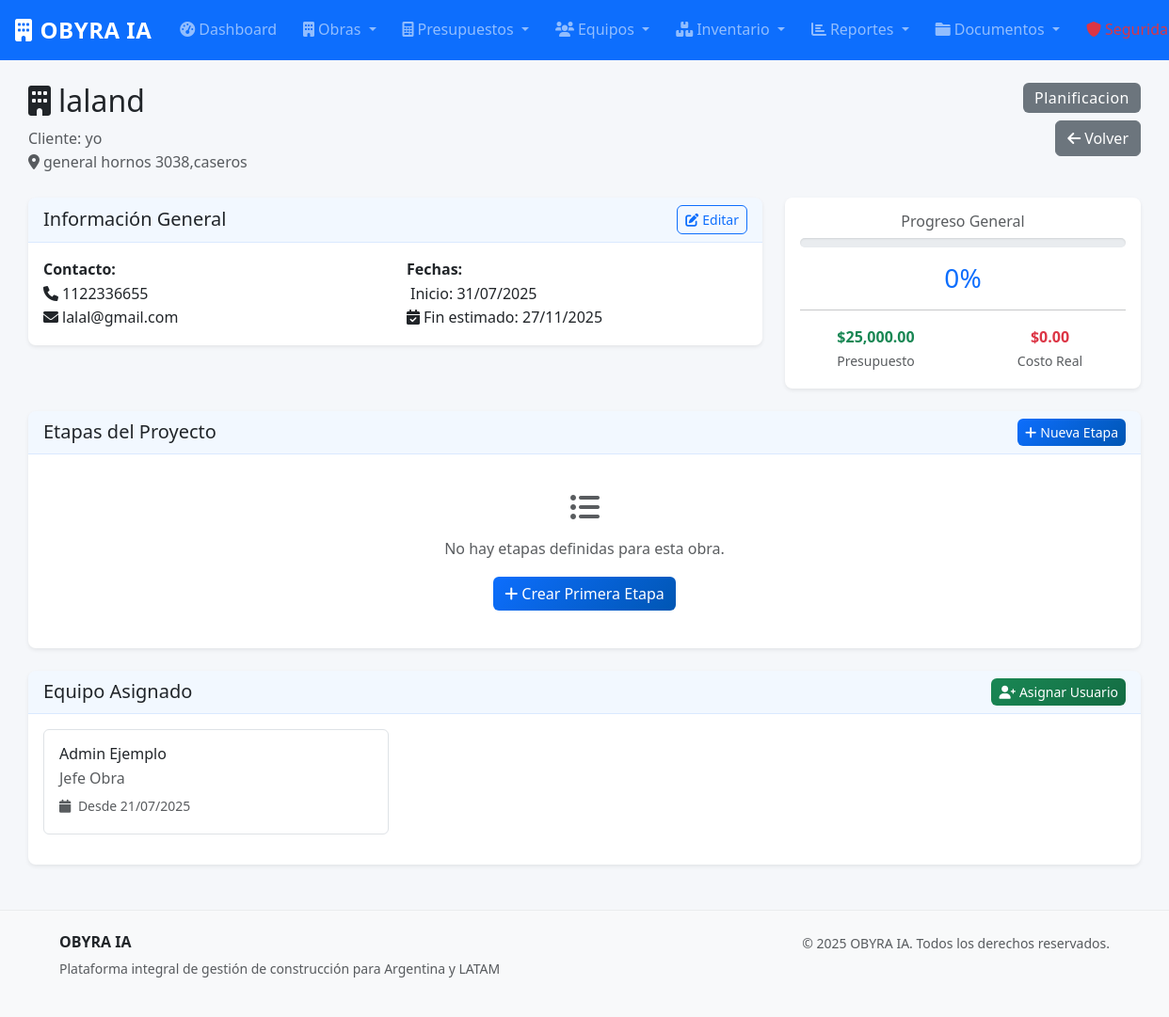
The app's page /obras/1 (signed in), older data.
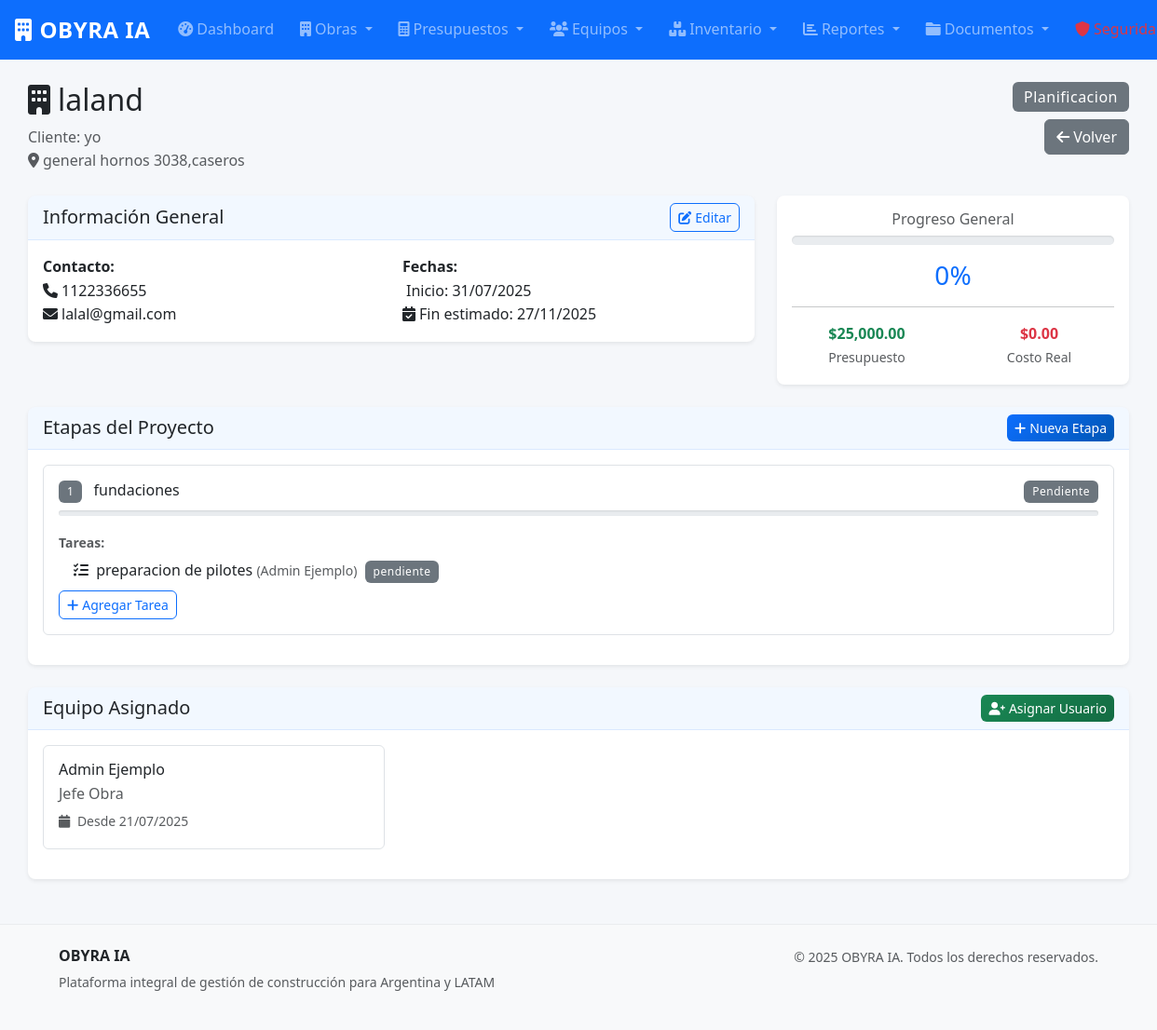
The same page, newer data.
### models.py (models this page shows, shortened)
class Obra(db.Model):
    __tablename__ = 'obras'
    id = db.Column(db.Integer, primary_key=True)
    nombre = db.Column(db.String(200), nullable=False)
    descripcion = db.Column(db.Text)
    direccion = db.Column(db.String(300))
    cliente = db.Column(db.String(200), nullable=False)
    telefono_cliente = db.Column(db.String(20))
    email_cliente = db.Column(db.String(120))
    fecha_inicio = db.Column(db.Date)
    fecha_fin_estimada = db.Column(db.Date)
    fecha_fin_real = db.Column(db.Date)
    estado = db.Column(db.String(20), default='planificacion')  # planificacion, en_curso, pausada, finalizada, cancelada
    presupuesto_total = db.Column(db.Numeric(15, 2), default=0)
    costo_real = db.Column(db.Numeric(15, 2), default=0)
    progreso = db.Column(db.Integer, default=0)  # Porcentaje de avance
    fecha_creacion = db.Column(db.DateTime, default=datetime.utcnow)
    organizacion_id = db.Column(db.Integer, db.ForeignKey('organizaciones.id'), nullable=False)
    organizacion = db.relationship('Organizacion', back_populates='obras')
    etapas = db.relationship('EtapaObra', back_populates='obra', cascade='all, delete-orphan', lazy='dynamic')
    asignaciones = db.relationship('AsignacionObra', back_populates='obra', cascade='all, delete-orphan', lazy='dynamic')
    presupuestos = db.relationship('Presupuesto', back_populates='obra', lazy='dynamic')
    uso_inventario = db.relationship('UsoInventario', back_populates='obra', lazy='dynamic')

class AsignacionObra(db.Model):
    __tablename__ = 'asignaciones_obra'
    id = db.Column(db.Integer, primary_key=True)
    obra_id = db.Column(db.Integer, db.ForeignKey('obras.id'), nullable=False)
    usuario_id = db.Column(db.Integer, db.ForeignKey('usuarios.id'), nullable=False)
    rol_en_obra = db.Column(db.String(50), nullable=False)  # jefe_obra, supervisor, operario
    fecha_asignacion = db.Column(db.DateTime, default=datetime.utcnow)
    activo = db.Column(db.Boolean, default=True)
    obra = db.relationship('Obra', back_populates='asignaciones')
    usuario = db.relationship('Usuario', back_populates='obras_asignadas')

class Usuario(UserMixin, db.Model):
    __tablename__ = 'usuarios'
    id = db.Column(db.Integer, primary_key=True)
    nombre = db.Column(db.String(100), nullable=False)
    apellido = db.Column(db.String(100), nullable=False)
    email = db.Column(db.String(120), unique=True, nullable=False)
    telefono = db.Column(db.String(20))
    password_hash = db.Column(db.String(256), nullable=True)  # Nullable para usuarios de Google
    rol = db.Column(db.String(20), nullable=False, default='operario')  # administrador, tecnico, operario
    activo = db.Column(db.Boolean, default=True)
    auth_provider = db.Column(db.String(20), nullable=False, default='manual')  # manual, google
    google_id = db.Column(db.String(100), nullable=True)  # ID de Google para usuarios OAuth
    profile_picture = db.Column(db.String(500), nullable=True)  # URL de imagen de perfil de Google
    created_at = db.Column(db.DateTime, default=datetime.utcnow)
    fecha_creacion = db.Column(db.DateTime, default=datetime.utcnow)
    organizacion_id = db.Column(db.Integer, db.ForeignKey('organizaciones.id'), nullable=False)
    organizacion = db.relationship('Organizacion', back_populates='usuarios')
    obras_asignadas = db.relationship('AsignacionObra', back_populates='usuario', lazy='dynamic')
    registros_tiempo = db.relationship('RegistroTiempo', back_populates='usuario', lazy='dynamic')
    @property
    def nombre_completo(self):
        return f"{self.nombre} {self.apellido}"
    def puede_acceder_modulo(self, modulo):
        permisos = {
            'administrador': ['obras', 'presupuestos', 'equipos', 'inventario', 'reportes', 'asistente', 'cotizacion', 'documentos', 'seguridad'],
            'tecnico': ['obras', 'presupuestos', 'inventario', 'reportes', 'asistente', 'cotizacion', 'documentos', 'seguridad'],
            'operario': ['obras', 'inventario', 'asistente', 'documentos']
        }
        return modulo in permisos.get(self.rol, [])

class EtapaObra(db.Model):
    __tablename__ = 'etapas_obra'
    id = db.Column(db.Integer, primary_key=True)
    obra_id = db.Column(db.Integer, db.ForeignKey('obras.id'), nullable=False)
    nombre = db.Column(db.String(200), nullable=False)
    descripcion = db.Column(db.Text)
    orden = db.Column(db.Integer, nullable=False)
    fecha_inicio_estimada = db.Column(db.Date)
    fecha_fin_estimada = db.Column(db.Date)
    fecha_inicio_real = db.Column(db.Date)
    fecha_fin_real = db.Column(db.Date)
    estado = db.Column(db.String(20), default='pendiente')  # pendiente, en_curso, finalizada
    progreso = db.Column(db.Integer, default=0)
    obra = db.relationship('Obra', back_populates='etapas')
    tareas = db.relationship('TareaEtapa', back_populates='etapa', cascade='all, delete-orphan', lazy='dynamic')

class TareaEtapa(db.Model):
    __tablename__ = 'tareas_etapa'
    id = db.Column(db.Integer, primary_key=True)
    etapa_id = db.Column(db.Integer, db.ForeignKey('etapas_obra.id'), nullable=False)
    nombre = db.Column(db.String(200), nullable=False)
    descripcion = db.Column(db.Text)
    fecha_inicio_estimada = db.Column(db.Date)
    fecha_fin_estimada = db.Column(db.Date)
    fecha_inicio_real = db.Column(db.Date)
    fecha_fin_real = db.Column(db.Date)
    estado = db.Column(db.String(20), default='pendiente')
    horas_estimadas = db.Column(db.Numeric(8, 2))
    horas_reales = db.Column(db.Numeric(8, 2), default=0)
    responsable_id = db.Column(db.Integer, db.ForeignKey('usuarios.id'))
    etapa = db.relationship('EtapaObra', back_populates='tareas')
    responsable = db.relationship('Usuario')
    registros_tiempo = db.relationship('RegistroTiempo', back_populates='tarea', lazy='dynamic')

### obras.py (the view)
@obras_bp.route('/<int:id>')
@login_required
def detalle(id):
    if not current_user.puede_acceder_modulo('obras'):
        flash('No tienes permisos para ver obras.', 'danger')
        return redirect(url_for('reportes.dashboard'))
    obra = Obra.query.get_or_404(id)
    etapas = obra.etapas.order_by(EtapaObra.orden).all()
    asignaciones = obra.asignaciones.filter_by(activo=True).all()
    usuarios_disponibles = Usuario.query.filter_by(activo=True).all()
    return render_template('obras/detalle.html',
                         obra=obra,
                         etapas=etapas,
                         asignaciones=asignaciones,
                         usuarios_disponibles=usuarios_disponibles)

### templates/obras/detalle.html (shortened to what this page needs)
{% extends "base.html" %}
{% block content %}
<div class="container-fluid mt-4">
    <div class="row">
        <div class="col-12">
            <div class="d-flex justify-content-between align-items-start mb-4">
                <div>
                    <h2><i class="fas fa-building me-2"></i>{{ obra.nombre }}</h2>
                    <p class="text-muted mb-0">Cliente: {{ obra.cliente }}</p>
                    {% if obra.direccion %}
                    <p class="text-muted mb-0">
                        <i class="fas fa-map-marker-alt me-1"></i>{{ obra.direccion }}
                    </p>
                    {% endif %}
                </div>
                <div class="text-end">
                    <span class="badge {{ obra.estado|estado_badge }} fs-6 mb-2">
                        {{ obra.estado.replace('_', ' ').title() }}
                    </span>
                    <br>
                    <a href="{{ url_for('obras.lista') }}" class="btn btn-secondary">
                        <i class="fas fa-arrow-left me-1"></i>Volver
                    </a>
                </div>
            </div>
        </div>
    </div>
    <div class="row mb-4">
        <div class="col-lg-8">
            <div class="card">
                <div class="card-header d-flex justify-content-between align-items-center">
                    <h5 class="mb-0">Información General</h5>
                    {% if current_user.rol in ['administrador', 'tecnico'] %}
                    <button class="btn btn-sm btn-outline-primary" data-bs-toggle="modal" data-bs-target="#editarObraModal">
                        <i class="fas fa-edit me-1"></i>Editar
                    </button>
                    {% endif %}
                </div>
                <div class="card-body">
                    <div class="row">
                        <div class="col-md-6">
                            <strong>Contacto:</strong><br>
                            {% if obra.telefono_cliente %}
                            <i class="fas fa-phone me-1"></i>{{ obra.telefono_cliente }}<br>
                            {% endif %}
                            {% if obra.email_cliente %}
                            <i class="fas fa-envelope me-1"></i>{{ obra.email_cliente }}<br>
                            {% endif %}
                        </div>
                        <div class="col-md-6">
                            <strong>Fechas:</strong><br>
                            {% if obra.fecha_inicio %}
                            Inicio: {{ obra.fecha_inicio|fecha }}<br>
                            {% endif %}
                            {% if obra.fecha_fin_estimada %}
                            <i class="fas fa-calendar-check me-1"></i>Fin estimado: {{ obra.fecha_fin_estimada|fecha }}<br>
                            {% endif %}
                        </div>
                    </div>
                </div>
            </div>
        </div>
        <div class="col-lg-4">
            <div class="card">
                <div class="card-body text-center">
                    <h6 class="text-muted">Progreso General</h6>
                    <div class="progress mb-3" style="height: 10px;">
                    </div>
                    <h3 class="text-primary">{{ obra.progreso }}%</h3>
                    <hr>
                    <div class="row text-center">
                        <div class="col-6">
                            <strong class="text-success d-block">{{ obra.presupuesto_total|moneda }}</strong>
                            <small class="text-muted">Presupuesto</small>
                        </div>
                        <div class="col-6">
                            <strong class="text-danger d-block">{{ obra.costo_real|moneda }}</strong>
                            <small class="text-muted">Costo Real</small>
                        </div>
                    </div>
                </div>
            </div>
        </div>
    </div>
    <div class="row mb-4">
        <div class="col-12">
            <div class="card">
                <div class="card-header d-flex justify-content-between align-items-center">
                    <h5 class="mb-0">Etapas del Proyecto</h5>
                    {% if current_user.rol in ['administrador', 'tecnico'] %}
                    <button class="btn btn-sm btn-primary" data-bs-toggle="modal" data-bs-target="#nuevaEtapaModal">
                        <i class="fas fa-plus me-1"></i>Nueva Etapa
                    </button>
                    {% endif %}
                </div>
                <div class="card-body">
                    {% if etapas %}
                        {% for etapa in etapas %}
                        <div class="border rounded p-3 mb-3">
                            <div class="d-flex justify-content-between align-items-center mb-2">
                                <h6 class="mb-0">
                                    <span class="badge bg-secondary me-2">{{ etapa.orden }}</span>
                                    {{ etapa.nombre }}
                                </h6>
                                <span class="badge {{ etapa.estado|estado_badge }}">
                                    {{ etapa.estado.replace('_', ' ').title() }}
                                </span>
                            </div>
                            <div class="progress mb-2" style="height: 6px;">
                            </div>
                            {% set tareas = etapa.tareas.all() %}
                            {% if tareas %}
                            <div class="mt-3">
                                <small class="text-muted fw-bold">Tareas:</small>
                                {% for tarea in tareas %}
                                <div class="ms-3 mt-1">
                                    <i class="fas fa-tasks me-1"></i>
                                    {{ tarea.nombre }}
                                    {% if tarea.responsable %}
                                    <small class="text-muted">({{ tarea.responsable.nombre_completo }})</small>
                                    {% endif %}
                                    <span class="badge {{ tarea.estado|estado_badge }} ms-1">{{ tarea.estado }}</span>
                                </div>
                                {% endfor %}
                            </div>
                            {% endif %}
                            {% if current_user.rol in ['administrador', 'tecnico'] %}
                            <div class="mt-2">
                                <button class="btn btn-sm btn-outline-primary"
                                        onclick="abrirModalTarea({{ etapa.id }}, '{{ etapa.nombre }}')">
                                    <i class="fas fa-plus me-1"></i>Agregar Tarea
                                </button>
                            </div>
                            {% endif %}
                        </div>
                        {% endfor %}
                    {% else %}
                        <div class="text-center py-4">
                            <i class="fas fa-list-ul fa-2x text-muted mb-3"></i>
                            <p class="text-muted">No hay etapas definidas para esta obra.</p>
                            {% if current_user.rol in ['administrador', 'tecnico'] %}
                            <button class="btn btn-primary" data-bs-toggle="modal" data-bs-target="#nuevaEtapaModal">
                                <i class="fas fa-plus me-1"></i>Crear Primera Etapa
                            </button>
                            {% endif %}
                        </div>
                    {% endif %}
                </div>
            </div>
        </div>
    </div>
    <div class="row">
        <div class="col-12">
            <div class="card">
                <div class="card-header d-flex justify-content-between align-items-center">
                    <h5 class="mb-0">Equipo Asignado</h5>
                    {% if current_user.rol in ['administrador', 'tecnico'] %}
                    <button class="btn btn-sm btn-success" data-bs-toggle="modal" data-bs-target="#asignarUsuarioModal">
                        <i class="fas fa-user-plus me-1"></i>Asignar Usuario
                    </button>
                    {% endif %}
                </div>
                <div class="card-body">
                    {% if asignaciones %}
                    <div class="row">
                        {% for asignacion in asignaciones %}
                        <div class="col-md-6 col-lg-4 mb-3">
                            <div class="border rounded p-3">
                                <h6 class="mb-1">{{ asignacion.usuario.nombre_completo }}</h6>
                                <p class="text-muted mb-1">{{ asignacion.rol_en_obra.replace('_', ' ').title() }}</p>
                                <small class="text-muted">
                                    <i class="fas fa-calendar me-1"></i>
                                    Desde {{ asignacion.fecha_asignacion.strftime('%d/%m/%Y') }}
                                </small>
                            </div>
                        </div>
                        {% endfor %}
                    </div>
                    {% else %}
                    <div class="text-center py-3">
                        <i class="fas fa-users fa-2x text-muted mb-3"></i>
                        <p class="text-muted">No hay usuarios asignados a esta obra.</p>
                    </div>
                    {% endif %}
                </div>
            </div>
        </div>
    </div>
</div>
{% endblock %}

Row changes from the older to the newer data that the page shows:
added EtapaObra: orden "1", nombre "fundaciones", estado.replace "Pendiente"
added TareaEtapa: nombre "preparacion de pilotes", responsable.nombre_completo "Admin Ejemplo", estado "pendiente"
Text that changed along with them:
text no longer shown: "No hay etapas definidas para esta obra. Crear Primera Etapa"
